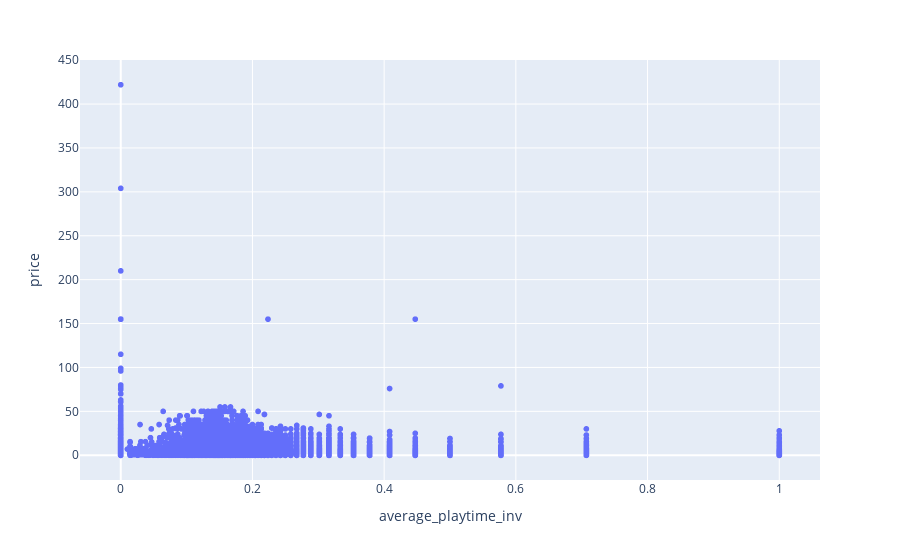

Notebook cell for this chart:
### Code cell
px.scatter(df, y = 'price', x = 'average_playtime_inv')

### Figure 1 — Plotly figure (JSON) as saved in the notebook; plotly's stock layout.template omitted (floating-point values rounded to 4 significant figures; data arrays with more than 128 entries replaced by an {"elided": "..."} marker saying what was removed)
{"data": [{"hovertemplate": "average_playtime_inv=%{x}<br>price=%{y}<extra></extra>", "legendgroup": "", "marker": {"color": "#636efa", "symbol": "circle"}, "mode": "markers", "name": "", "showlegend": false, "type": "scattergl", "x": {"elided": "27075 float values"}, "xaxis": "x", "y": {"elided": "27075 float values"}, "yaxis": "y"}], "layout": {"legend": {"tracegroupgap": 0}, "margin": {"t": 60}, "xaxis": {"anchor": "y", "domain": [0, 1], "title": {"text": "average_playtime_inv"}}, "yaxis": {"anchor": "x", "domain": [0, 1], "title": {"text": "price"}}}}
